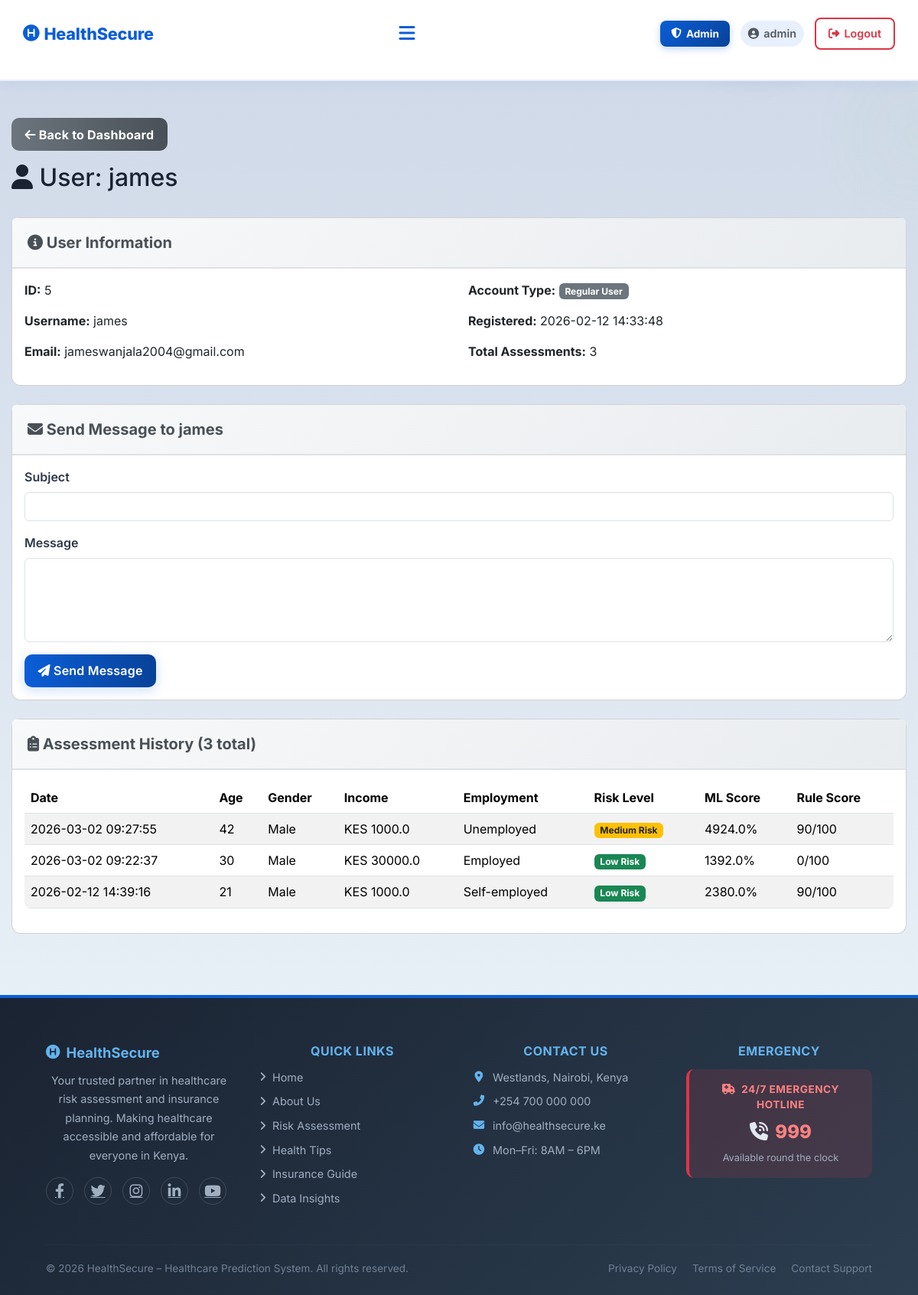
The page /admin/user/5 (signed in) on the database as committed earlier.
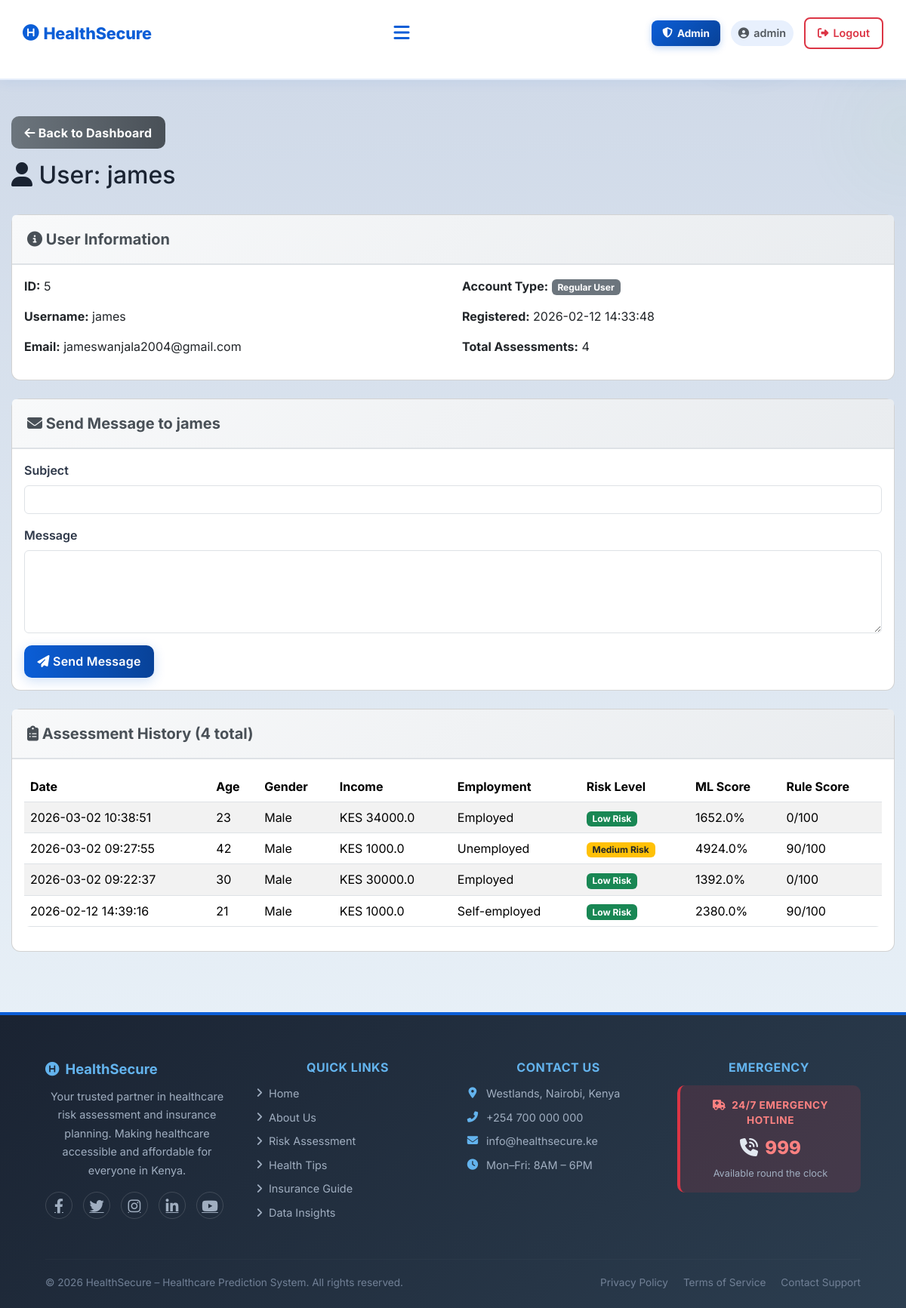
The same page on the database as committed later.
### tables this page shows
CREATE TABLE assessments (
            id INTEGER PRIMARY KEY AUTOINCREMENT,
            user_id INTEGER NOT NULL,
            age INTEGER,
            gender TEXT,
            marital_status TEXT,
            employment_status TEXT,
            income REAL,
            children INTEGER,
            education_level TEXT,
            residence_type TEXT,
            chronic_illness TEXT,
            family_size INTEGER,
            healthcare_knowledge TEXT,
            hospital_visit_gap REAL,
            routine_checkups INTEGER,
            cancer_screening INTEGER,
            dental_checkup INTEGER,
            mental_health_support INTEGER,
            risk_level TEXT,
            probability REAL,
            created_at TIMESTAMP DEFAULT CURRENT_TIMESTAMP, rule_based_score INTEGER DEFAULT 0, rule_based_category TEXT DEFAULT "Unknown",
            FOREIGN KEY (user_id) REFERENCES users (id)
        );

### app.py (the view)
@app.route('/admin/user/<int:user_id>')
@admin_required
def admin_view_user(user_id):
    conn = get_db_connection()
    user = conn.execute('SELECT * FROM users WHERE id = ?', (user_id,)).fetchone()
    if not user:
        flash('User not found!', 'danger')
        return redirect(url_for('admin_dashboard'))
    assessments = conn.execute('''
        SELECT * FROM assessments
        WHERE user_id = ?
        ORDER BY created_at DESC
    ''', (user_id,)).fetchall()
    conn.close()
    return render_template('admin_user_view.html',
                          username=session.get('username'),
                          user=user,
                          assessments=assessments)

### app.py (called while the page is built)
def get_db_connection():
    conn = sqlite3.connect(DATABASE)
    conn.row_factory = sqlite3.Row
    return conn

def is_admin():
    return bool(session.get('logged_in')) and session.get('is_admin', 0) == 1

def admin_required(f):
    from functools import wraps
    @wraps(f)
    def decorated_function(*args, **kwargs):
        if not session.get('logged_in'):
            flash('Please log in to access this page.', 'warning')
            return redirect(url_for('login'))
        if not is_admin():
            flash('Access denied. Admin privileges required.', 'danger')
            return redirect(url_for('index'))
        return f(*args, **kwargs)
    return decorated_function

### templates/admin_user_view.html (shortened to what the changed rows need)
{% extends 'base.html' %}
{% block extra_css %}
<link rel="stylesheet" href="{{ url_for('static', filename='css/admin.css') }}">
{% endblock %}
{% block content %}
<div class="container mt-5">
    <div class="row mb-4">
        <div class="col-12">
            <h2><i class="fas fa-user"></i> User: {{ user.username }}</h2>
        </div>
    </div>
    <div class="card mb-4">
        <div class="card-body">
            <div class="row">
                <div class="col-md-6">
                    <p><strong>Account Type:</strong>
                        {% if user.is_admin == 1 %}
                        <span class="badge bg-danger">Administrator</span>
                        {% else %}
                        <span class="badge bg-secondary">Regular User</span>
                        {% endif %}
                    </p>
                    <p><strong>Registered:</strong> {{ user.created_at }}</p>
                    <p><strong>Total Assessments:</strong> {{ assessments|length }}</p>
                </div>
            </div>
        </div>
    </div>
    <div class="card">
        <div class="card-header">
            <h5><i class="fas fa-clipboard-list"></i> Assessment History ({{ assessments|length }} total)</h5>
        </div>
        <div class="card-body">
            {% if assessments %}
            <div class="table-responsive">
                <table class="table table-striped table-hover">
                    <thead>
                        <tr>
                            <th>Date</th>
                            <th>Age</th>
                            <th>Gender</th>
                            <th>Income</th>
                            <th>Employment</th>
                            <th>Risk Level</th>
                            <th>ML Score</th>
                            <th>Rule Score</th>
                        </tr>
                    </thead>
                    <tbody>
                        {% for assessment in assessments %}
                        <tr>
                            <td>{{ assessment.created_at }}</td>
                            <td>{{ assessment.age }}</td>
                            <td>{{ assessment.gender }}</td>
                            <td>KES {{ assessment.income|round(0) }}</td>
                            <td>{{ assessment.employment_status }}</td>
                            <td>
                                {% if assessment.risk_level == 'High Risk' %}
                                <span class="badge bg-danger">{{ assessment.risk_level }}</span>
                                {% elif assessment.risk_level == 'Medium Risk' %}
                                <span class="badge bg-warning text-dark">{{ assessment.risk_level }}</span>
                                {% else %}
                                <span class="badge bg-success">{{ assessment.risk_level }}</span>
                                {% endif %}
                            </td>
                            <td>{{ (assessment.probability * 100)|round(1) }}%</td>
                            <td>{{ assessment.rule_based_score }}/100</td>
                        </tr>
                        {% endfor %}
                    </tbody>
                </table>
            </div>
            {% else %}
            <p class="text-muted">No assessments yet for this user.</p>
            {% endif %}
        </div>
    </div>
</div>
{% endblock %}

Rows that differ between the two databases and show on the page:
added assessments: created_at "2026-03-02 10:38:51", age "23", gender "Male", income "34000.0", employment_status "Employed", risk_level "Low Risk", (assessment.probability*100)|round(1) "1652.0", rule_based_score "0"
Other text that changed with them:
{{ assessments|length }}: "3" → "4"
